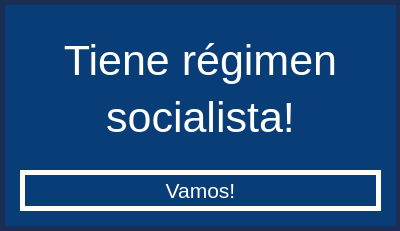
<?xml version="1.0" encoding="UTF-8"?>
<ui version="4.0">
 <class>Time25SuccessWindow</class>
 <widget class="QDialog" name="Time25SuccessWindow">
  <property name="geometry">
   <rect>
    <x>0</x>
    <y>0</y>
    <width>400</width>
    <height>231</height>
   </rect>
  </property>
  <property name="windowTitle">
   <string>Dialog</string>
  </property>
  <property name="styleSheet">
   <string notr="true"/>
  </property>
  <widget class="QLabel" name="background">
   <property name="geometry">
    <rect>
     <x>0</x>
     <y>0</y>
     <width>401</width>
     <height>231</height>
    </rect>
   </property>
   <property name="styleSheet">
    <string notr="true">QLabel#background {

	background-color: #083D77;
	border: 5px solid #1B2D53;
}</string>
   </property>
   <property name="text">
    <string/>
   </property>
  </widget>
  <widget class="QPushButton" name="vamosButton">
   <property name="geometry">
    <rect>
     <x>20</x>
     <y>170</y>
     <width>361</width>
     <height>41</height>
    </rect>
   </property>
   <property name="font">
    <font>
     <pointsize>16</pointsize>
    </font>
   </property>
   <property name="styleSheet">
    <string notr="true">QPushButton#vamosButton {

	background-color: #083D77;
	color: #FFFFFF;
	border: 5px solid #FFFFFF;
}
QPushButton#vamosButton:hover {

	background-color: #FFFFFF;
	color: #1B2D53;
	border: 5px solid #1B2D53;
}
QPushButton#vamosButton:pressed {

	background-color: #DB1921;
	color: #FFFFFF;
	border: 5px solid #000000;
}
</string>
   </property>
   <property name="text">
    <string>Vamos!</string>
   </property>
  </widget>
  <widget class="QLabel" name="text1">
   <property name="geometry">
    <rect>
     <x>0</x>
     <y>0</y>
     <width>401</width>
     <height>121</height>
    </rect>
   </property>
   <property name="font">
    <font>
     <pointsize>32</pointsize>
    </font>
   </property>
   <property name="styleSheet">
    <string notr="true">QLabel#text1 {

	color: #FFFFFF;
}</string>
   </property>
   <property name="text">
    <string>Tiene régimen</string>
   </property>
   <property name="alignment">
    <set>Qt::AlignCenter</set>
   </property>
  </widget>
  <widget class="QLabel" name="text2">
   <property name="geometry">
    <rect>
     <x>0</x>
     <y>92</y>
     <width>401</width>
     <height>51</height>
    </rect>
   </property>
   <property name="font">
    <font>
     <pointsize>32</pointsize>
    </font>
   </property>
   <property name="styleSheet">
    <string notr="true">QLabel#text2 {

	color: #FFFFFF;
}</string>
   </property>
   <property name="text">
    <string>socialista!</string>
   </property>
   <property name="alignment">
    <set>Qt::AlignCenter</set>
   </property>
  </widget>
 </widget>
 <resources/>
 <connections/>
</ui>
